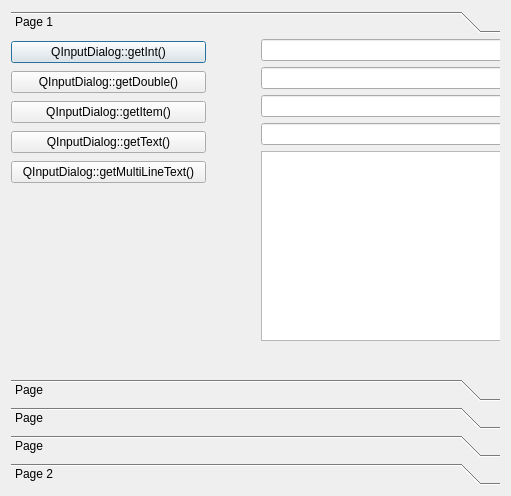
<?xml version="1.0" encoding="UTF-8"?>
<ui version="4.0">
 <class>Dialog</class>
 <widget class="QDialog" name="Dialog">
  <property name="geometry">
   <rect>
    <x>0</x>
    <y>0</y>
    <width>511</width>
    <height>496</height>
   </rect>
  </property>
  <property name="windowTitle">
   <string>Dialog</string>
  </property>
  <layout class="QVBoxLayout" name="verticalLayout">
   <item>
    <widget class="QToolBox" name="toolBox">
     <property name="currentIndex">
      <number>0</number>
     </property>
     <widget class="QWidget" name="page">
      <property name="geometry">
       <rect>
        <x>0</x>
        <y>0</y>
        <width>493</width>
        <height>328</height>
       </rect>
      </property>
      <attribute name="label">
       <string>Page 1</string>
      </attribute>
      <widget class="QWidget" name="">
       <property name="geometry">
        <rect>
         <x>0</x>
         <y>0</y>
         <width>195</width>
         <height>146</height>
        </rect>
       </property>
       <layout class="QGridLayout" name="gridLayout">
        <item row="0" column="0">
         <widget class="QPushButton" name="btnInputInt">
          <property name="text">
           <string>QInputDialog::getInt()</string>
          </property>
         </widget>
        </item>
        <item row="1" column="0">
         <widget class="QPushButton" name="btnInputDouble">
          <property name="text">
           <string>QInputDialog::getDouble()</string>
          </property>
         </widget>
        </item>
        <item row="2" column="0">
         <widget class="QPushButton" name="btnInputItem">
          <property name="text">
           <string>QInputDialog::getItem()</string>
          </property>
         </widget>
        </item>
        <item row="3" column="0">
         <widget class="QPushButton" name="btnInputText">
          <property name="text">
           <string>QInputDialog::getText()</string>
          </property>
         </widget>
        </item>
        <item row="4" column="0">
         <widget class="QPushButton" name="btnInputMultilineText">
          <property name="text">
           <string>QInputDialog::getMultiLineText()</string>
          </property>
         </widget>
        </item>
       </layout>
      </widget>
      <widget class="QWidget" name="">
       <property name="geometry">
        <rect>
         <x>250</x>
         <y>0</y>
         <width>258</width>
         <height>302</height>
        </rect>
       </property>
       <layout class="QGridLayout" name="gridLayout_2">
        <item row="3" column="0">
         <widget class="QLineEdit" name="lineEdit_4"/>
        </item>
        <item row="0" column="0">
         <widget class="QLineEdit" name="inputIntEdit"/>
        </item>
        <item row="2" column="0">
         <widget class="QLineEdit" name="lineEdit_3"/>
        </item>
        <item row="1" column="0">
         <widget class="QLineEdit" name="inputDoubleEdit"/>
        </item>
        <item row="4" column="0">
         <widget class="QTextEdit" name="textEdit"/>
        </item>
       </layout>
      </widget>
     </widget>
     <widget class="QWidget" name="page_3">
      <property name="geometry">
       <rect>
        <x>0</x>
        <y>0</y>
        <width>493</width>
        <height>328</height>
       </rect>
      </property>
      <attribute name="label">
       <string>Page</string>
      </attribute>
     </widget>
     <widget class="QWidget" name="page_4">
      <property name="geometry">
       <rect>
        <x>0</x>
        <y>0</y>
        <width>493</width>
        <height>328</height>
       </rect>
      </property>
      <attribute name="label">
       <string>Page</string>
      </attribute>
     </widget>
     <widget class="QWidget" name="page_5">
      <property name="geometry">
       <rect>
        <x>0</x>
        <y>0</y>
        <width>493</width>
        <height>328</height>
       </rect>
      </property>
      <attribute name="label">
       <string>Page</string>
      </attribute>
     </widget>
     <widget class="QWidget" name="page_2">
      <property name="geometry">
       <rect>
        <x>0</x>
        <y>0</y>
        <width>493</width>
        <height>328</height>
       </rect>
      </property>
      <attribute name="label">
       <string>Page 2</string>
      </attribute>
     </widget>
    </widget>
   </item>
  </layout>
 </widget>
 <resources/>
 <connections/>
</ui>
